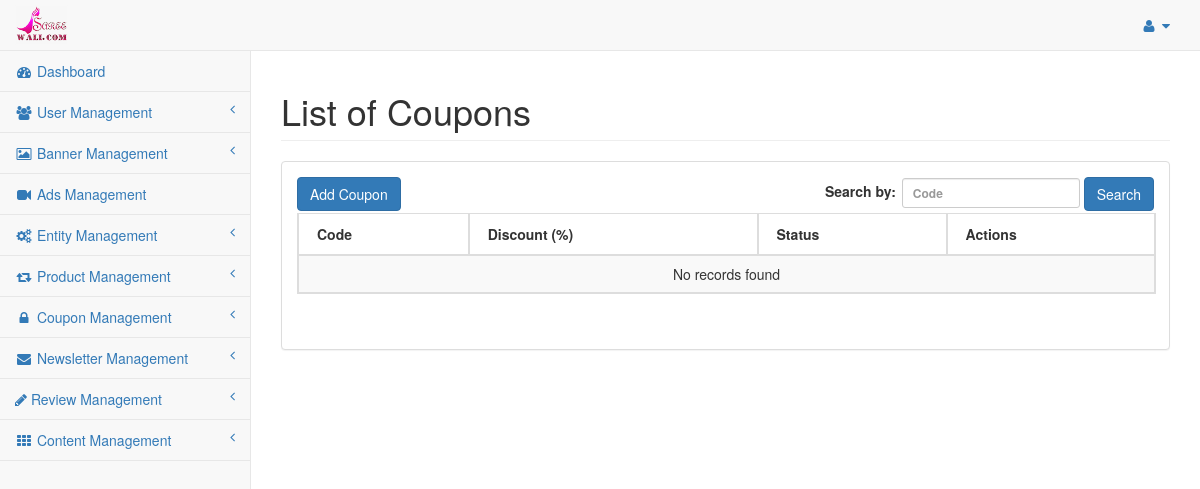
Before: /index.php/admin/coupon/coupon_list with the older database file.
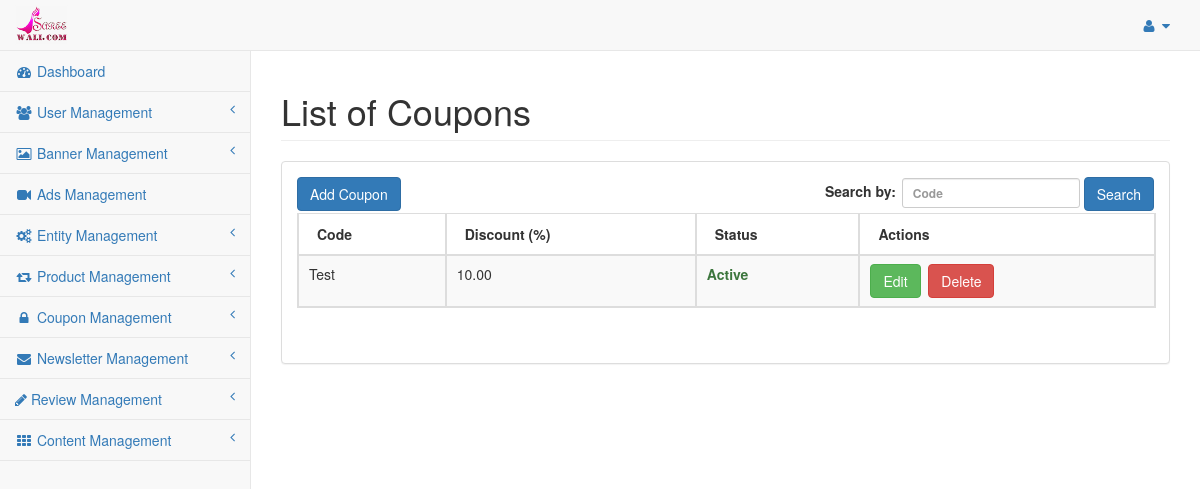
After: the same page with the newer database file.
### tables this page shows
CREATE TABLE `saree_settings` (
  `settings_id` int(11) NOT NULL,
  `sitename` varchar(255) NOT NULL,
  `siteaddress` varchar(255) NOT NULL,
  `logoname` varchar(255) NOT NULL,
  `logopathname` varchar(255) NOT NULL,
  `facebook_page_url` varchar(255) NOT NULL,
  `date_added` int(11) NOT NULL
);

CREATE TABLE `saree_coupon` (
  `coupon_id` int(11) NOT NULL,
  `code` varchar(255) NOT NULL,
  `discount` float(10,2) NOT NULL,
  `status` enum('Y','N') NOT NULL DEFAULT 'N',
  `date_added` int(11) NOT NULL,
  `date_modified` int(11) NOT NULL
);

### application/models/Defaultdata.php (called while the page is built, shortened)
<?php
class Defaultdata extends CI_Model {
	private $mydata = array();
	public function getBackendDefaultData()
	{
		$this->mydata["tot_segments"] = $this->getUrlSegments();
		$this->mydata['general_settings'] = $this->grabSettingData();
		$this->mydata['admin_profile'] = $this->grabProfileData();
		$this->mydata["sidebar"] = $this->load->view('admin/partials/sidebar', null, true);
		$this->data = $this->mydata;
		$this->headerdata = $this->mydata;
		$this->data["header"] = $this->load->view('admin/partials/header', $this->headerdata, true);
		$this->data["head"] = $this->load->view('admin/partials/head', $this->headerdata, true);
		$this->data["footer"] = $this->load->view('admin/partials/footer', null, true);
		return $this->data;
	}
	public function getUrlSegments()
	{
		$all_segment=$this->uri->segment_array();
		return $all_segment;
	}
	public function grabSettingData(){
		$query = $this->db->get(TABLE_SETTINGS);
		return $query->row();
	}
	public function grabProfileData(){
		$query = $this->db->get(TABLE_ADMIN);
		return $query->row();
	}
}
?>

### application/controllers/admin/Coupon.php (called while the page is built, shortened)
<?php if ( ! defined('BASEPATH')) exit('No direct script access allowed');
class Coupon extends CI_Controller{
	public $data = array();
	public function __construct(){
		$this->load->model('coupondata');
		$this->data = $this->defaultdata->getBackendDefaultData();
	}
	public function coupon_list(){
		$like = array();
		parse_str($_SERVER['QUERY_STRING'], $like);
		unset($like['page']);
		$search_key = $this->input->get('code');
		if(isset($search_key) && $search_key){
			$this->data['search_key'] = $search_key;
		}else{
			$this->data['search_key'] = '';
		}
		$coupon_data = $this->coupondata->grab_coupon(array(), $like, array());
		$config['base_url'] = site_url('coupon-list');
		$config['total_rows'] = count($coupon_data);
		$pagination = $this->config->item('pagination');
		$pagination = array_merge($config, $pagination);
		$this->pagination->initialize($pagination);
		$this->data['page'] = ($this->input->get('page')) ? $this->input->get('page') : 0;
		$this->data['pagination'] = $this->pagination->create_links();
		$coupon_paginated_data = $this->coupondata->grab_coupon(array(), $like, array(PAGINATION_PER_PAGE, $this->data['page']));
		$this->data['coupon_details'] = $coupon_paginated_data;
		$this->load->view('admin/coupon_list', $this->data);
	}
}

### index.php (called while the page is built, shortened)
<?php
require_once BASEPATH.'core/CodeIgniter.php';

### application/models/Coupondata.php (called while the page is built, shortened)
<?php
class Coupondata extends CI_Model {
	public function grab_coupon($cond = array(), $like = array(), $limit = array()){
		if(!empty($limit)){
			$per_page = $limit[0];
			$offset = $limit[1];
			$start = max(0, ( $offset -1 ) * $per_page);
			$this->db->limit($per_page, $start);
		}
		$query = $this->db->get(TABLE_COUPON);
		return $query->result();
	}
}

### application/views/admin/coupon_list.php (the view, shortened to what this page needs)
<?php echo $head;?>
<div id="wrapper">
	<?php echo $header;?>
	<div id="page-wrapper" style="min-height: 374px;">
          <div class="row">
              <div class="col-lg-12">
                  <h1 class="page-header">List of Coupons</h1>
              </div>
          </div>
          <div class="row">
              <div class="col-lg-12">
                  <div class="panel panel-default">
				<div class="panel-body">
					<div id="dataTables-example_wrapper" class="dataTables_wrapper form-inline dt-bootstrap no-footer">
					  <div class="row">
						 <div class="col-sm-6">
							<a href="<?php echo base_url('admin/coupon-add');?>" class="btn btn-primary">Add Coupon</a>
						 </div>
						 <div class="col-sm-6">
							<form action="<?php echo base_url('admin/coupon-list');?>" method="GET" role="form">
								<div id="dataTables-example_filter" class="dataTables_filter">
									<label>Search by:<input name="code" type="search" class="form-control input-sm" placeholder="Code" aria-controls="dataTables-example" id="user-search" value="<?php echo $search_key;?>"></label>
									<button type="submit" class="btn btn-primary">Search</button>
								</div>
							</form>
						 </div>
					  </div>
					  <div class="row">
						 <div class="col-sm-12">
							<table width="100%" class="table table-striped table-bordered table-hover dataTable no-footer dtr-inline" id="dataTables-example" role="grid" aria-describedby="dataTables-example_info" style="width: 100%;">
							   <thead>
								  <tr role="row">
									 <th>Code</th>
									 <th>Discount (%)</th>
									 <th>Status</th>
									 <th>Actions</th>
								  </tr>
							   </thead>
							   <tbody>
							    <?php if(!empty($coupon_details)){ ?>
								<?php foreach($coupon_details AS $detail) {?>
								  <tr class="gradeA odd" role="row">
									 <td><?php echo $detail->code;?></td>
									 <td><?php echo $detail->discount;?></td>
									 <td class="center"><?php echo ($detail->status == 'Y' ? '<strong class="text-success">Active</strong>' : '<strong class="text-danger">Inactive</strong>');?></td>
									 <td class="center">
										<a href="<?php echo base_url('admin/coupon-edit/'.$detail->coupon_id);?>" class="btn btn-success" title="Edit">Edit</a>&nbsp;
										<?php
											if($detail->status == 'Y'){
										?>
										<a href="javascript:void(0);" onclick="onDeleteConfirm('<?php echo base_url('admin/coupon/coupon_update/'.$detail->coupon_id);?>');" class="btn btn-danger" title="Delete">Delete<a>						<?php
											}
										?>
									</td>
								  </tr>
								  <?php } ?>
								  <?php }else{ ?>
								  <tr class="gradeA odd" role="row"><td colspan="4" style="text-align:center;">No records found</td></tr>
								  <?php } ?>
							   </tbody>
							</table>
						 </div>
					  </div>
					</div>
					</div>
                  </div>
              </div>
          </div>
      </div>
</div>
<?php echo $footer; ?>

### application/views/admin/partials/sidebar.php (shortened to what this page needs)
<div class="navbar-default sidebar" role="navigation">
	<div class="sidebar-nav navbar-collapse">
		<ul class="nav" id="side-menu">
			<li>
				<a href="<?php echo base_url('admin/dashboard');?>"><i class="fa fa-dashboard fa-fw"></i> Dashboard</a>
			</li>
			<li>
				<a href="#"><i class="fa fa-users fa-fw"></i> User Management<span class="fa arrow"></span></a>
			</li>
			<li>
				<a href="#"><i class="fa fa-image fa-fw"></i> Banner Management<span class="fa arrow"></span></a>
			</li>
			<li>
				<a href="<?php echo base_url('admin/ads');?>"><i class="fa fa-video-camera fa-fw"></i> Ads Management</a>
			</li>
			<li>
				<a href="#"><i class="fa fa-cogs fa-fw"></i> Entity Management<span class="fa arrow"></span></a>
			</li>
			<li>
				<a href="#"><i class="fa fa-retweet fa-fw"></i> Product Management<span class="fa arrow"></span></a>
			</li>
			<li>
				<a href="#"><i class="fa fa-lock fa-fw"></i> Coupon Management<span class="fa arrow"></span></a>
			</li>
			<li>
				<a href="#"><i class="fa fa-envelope fa-fw"></i> Newsletter Management<span class="fa arrow"></span></a>
			</li>
			<li>
				<a href="#"><i class="fa fa-pencil"></i> Review Management<span class="fa arrow"></span></a>
			</li>
			<li>
				<a href="#"><i class="fa fa-th fa-fw"></i> Content Management<span class="fa arrow"></span></a>
			</li>
		</ul>
	</div>
</div>

### application/views/admin/partials/header.php (shortened to what this page needs)
<nav class="navbar navbar-default navbar-static-top" role="navigation" style="margin-bottom: 0">
	<div class="navbar-header">
		<a class="navbar-brand" href="<?php echo base_url('admin/dashboard');?>">
			<?php
				if(isset($general_settings->logoname) && file_exists(UPLOAD_RELATIVE_LOGO_PATH.$general_settings->logoname)){
			?>
				<img src="<?php echo UPLOAD_LOGO_PATH.$general_settings->logoname.'?v='.time();?>" width="230" height="50">
			<?php
				}
			?>
		</a>
	</div>
	<ul class="nav navbar-top-links navbar-right">
		<li class="dropdown">
			<a class="dropdown-toggle" data-toggle="dropdown" href="#">
				<i class="fa fa-user fa-fw"></i> <i class="fa fa-caret-down"></i>
			</a>
		</li>
	</ul>
	<?php echo $sidebar; ?>
</nav>

### application/views/admin/partials/head.php (shortened to what this page needs)
<!DOCTYPE html>
	<html lang="en">
	<head>
		<link href="<?php echo base_url(); ?>assets/styles/bootstrap.min.css" rel="stylesheet">
		<link href="<?php echo base_url(); ?>assets/styles/metisMenu.min.css" rel="stylesheet">
		<link href="<?php echo base_url(); ?>assets/styles/sb-admin-2.css" rel="stylesheet">
		<link href="<?php echo base_url(); ?>assets/styles/jquery.dataTables.min.css" rel="stylesheet" type="text/css">
		<link href="<?php echo base_url(); ?>assets/styles/font-awesome.min.css" rel="stylesheet" type="text/css">
		<link rel="stylesheet" href="<?php echo base_url(); ?>assets/styles/jquery-ui.min.css">
		<link rel="stylesheet" href="<?php echo base_url(); ?>assets/styles/fine-uploader-new.min.css">
		<link rel="stylesheet" href="<?php echo base_url(); ?>assets/styles/select2.min.css">
	</head>
	<body>

### application/views/admin/partials/footer.php (shortened to what this page needs)
</body>
</html>

### assets/styles/sb-admin-2.css (style rules this page uses)
body { background-color: #f8f8f8; }
#wrapper { width: 100%; }
#page-wrapper { padding: 0 15px; min-height: 568px; background-color: white; }
@media (min-width: 768px) { #page-wrapper { position: inherit; margin: 0 0 0 250px; padding: 0 30px; border-left: 1px solid #e7e7e7; } }
.navbar-top-links { margin-right: 0; }
.navbar-top-links li { display: inline-block; }
.navbar-top-links li:last-child { margin-right: 15px; }
.navbar-top-links li a { padding: 15px; min-height: 50px; }
.sidebar .sidebar-nav.navbar-collapse { padding-left: 0; padding-right: 0; }
.sidebar ul li { border-bottom: 1px solid #e7e7e7; }
.sidebar .arrow { float: right; }
.sidebar .fa.arrow:before { content: "\f104"; }
@media (min-width: 768px) { .sidebar { z-index: 1; position: absolute; width: 250px; margin-top: 51px; } }
.navbar-default .navbar-brand { padding: 5px 15px; }
.navbar-brand img { max-height:40px; width:auto; }
table.dataTable thead th, table.dataTable thead td { border-bottom: 1px solid #ddd !important; }
table.dataTable.no-footer { border-bottom: 1px solid #ddd !important; }

Changed rows visible on the page:
added saree_coupon: code "Test", discount "10.00", status "Active"
Other visible differences:
text no longer shown: "No records found"
